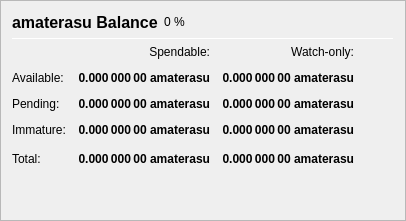
                   <widget class="QFrame" name="frame_Balances">
                    <property name="frameShape">
                     <enum>QFrame::StyledPanel</enum>
                    </property>
                    <property name="frameShadow">
                     <enum>QFrame::Raised</enum>
                    </property>
                    <layout class="QVBoxLayout" name="verticalLayout_4">
                     <item>
                      <layout class="QHBoxLayout" name="horizontalLayout_4">
                       <item>
                        <widget class="QLabel" name="label_5">
                         <property name="minimumSize">
                          <size>
                           <width>0</width>
                           <height>20</height>
                          </size>
                         </property>
                         <property name="font">
                          <font>
                           <pointsize>12</pointsize>
                           <weight>75</weight>
                           <bold>true</bold>
                          </font>
                         </property>
                         <property name="text">
                          <string>amaterasu Balance</string>
                         </property>
                        </widget>
                       </item>
                       <item>
                        <widget class="QLabel" name="labelECAPercent">
                         <property name="text">
                          <string notr="true">0 %</string>
                         </property>
                        </widget>
                       </item>
                       <item>
                        <spacer name="horizontalSpacer_3">
                         <property name="orientation">
                          <enum>Qt::Horizontal</enum>
                         </property>
                         <property name="sizeHint" stdset="0">
                          <size>
                           <width>40</width>
                           <height>20</height>
                          </size>
                         </property>
                        </spacer>
                       </item>
                      </layout>
                     </item>
                     <item>
                      <widget class="Line" name="line_Balance">
                       <property name="minimumSize">
                        <size>
                         <width>0</width>
                         <height>1</height>
                        </size>
                       </property>
                       <property name="maximumSize">
                        <size>
                         <width>16777215</width>
                         <height>1</height>
                        </size>
                       </property>
                       <property name="orientation">
                        <enum>Qt::Horizontal</enum>
                       </property>
                      </widget>
                     </item>
                     <item>
                      <layout class="QGridLayout" name="gridLayout">
                       <property name="spacing">
                        <number>12</number>
                       </property>
                       <item row="0" column="1">
                        <widget class="QLabel" name="labelSpendable">
                         <property name="text">
                          <string>Spendable:</string>
                         </property>
                         <property name="alignment">
                          <set>Qt::AlignRight|Qt::AlignTrailing|Qt::AlignVCenter</set>
                         </property>
                        </widget>
                       </item>
                       <item row="0" column="2">
                        <widget class="QLabel" name="labelWatchonly">
                         <property name="text">
                          <string>Watch-only:</string>
                         </property>
                         <property name="alignment">
                          <set>Qt::AlignRight|Qt::AlignTrailing|Qt::AlignVCenter</set>
                         </property>
                        </widget>
                       </item>
                       <item row="1" column="0">
                        <widget class="QLabel" name="labelBalanceText">
                         <property name="text">
                          <string>Available:</string>
                         </property>
                        </widget>
                       </item>
                       <item row="1" column="1">
                        <widget class="QLabel" name="labelBalance">
                         <property name="font">
                          <font>
                           <weight>75</weight>
                           <bold>true</bold>
                          </font>
                         </property>
                         <property name="cursor">
                          <cursorShape>IBeamCursor</cursorShape>
                         </property>
                         <property name="toolTip">
                          <string>Your current spendable balance</string>
                         </property>
                         <property name="text">
                          <string notr="true">0.000 000 00 amaterasu</string>
                         </property>
                         <property name="alignment">
                          <set>Qt::AlignRight|Qt::AlignTrailing|Qt::AlignVCenter</set>
                         </property>
                         <property name="textInteractionFlags">
                          <set>Qt::LinksAccessibleByMouse|Qt::TextSelectableByKeyboard|Qt::TextSelectableByMouse</set>
                         </property>
                        </widget>
                       </item>
                       <item row="1" column="2">
                        <widget class="QLabel" name="labelWatchAvailable">
                         <property name="font">
                          <font>
                           <weight>75</weight>
                           <bold>true</bold>
                          </font>
                         </property>
                         <property name="cursor">
                          <cursorShape>IBeamCursor</cursorShape>
                         </property>
                         <property name="toolTip">
                          <string>Your current balance in watch-only addresses</string>
                         </property>
                         <property name="text">
                          <string notr="true">0.000 000 00 amaterasu</string>
                         </property>
                         <property name="alignment">
                          <set>Qt::AlignRight|Qt::AlignTrailing|Qt::AlignVCenter</set>
                         </property>
                         <property name="textInteractionFlags">
                          <set>Qt::LinksAccessibleByMouse|Qt::TextSelectableByKeyboard|Qt::TextSelectableByMouse</set>
                         </property>
                        </widget>
                       </item>
                       <item row="2" column="0">
                        <widget class="QLabel" name="labelPendingText">
                         <property name="text">
                          <string>Pending:</string>
                         </property>
                        </widget>
                       </item>
                       <item row="2" column="1">
                        <widget class="QLabel" name="labelUnconfirmed">
                         <property name="font">
                          <font>
                           <weight>75</weight>
                           <bold>true</bold>
                          </font>
                         </property>
                         <property name="cursor">
                          <cursorShape>IBeamCursor</cursorShape>
                         </property>
                         <property name="toolTip">
                          <string>Total of transactions that have yet to be confirmed, and do not yet count toward the spendable balance</string>
                         </property>
                         <property name="text">
                          <string notr="true">0.000 000 00 amaterasu</string>
                         </property>
                         <property name="alignment">
                          <set>Qt::AlignRight|Qt::AlignTrailing|Qt::AlignVCenter</set>
                         </property>
                         <property name="textInteractionFlags">
                          <set>Qt::LinksAccessibleByMouse|Qt::TextSelectableByKeyboard|Qt::TextSelectableByMouse</set>
                         </property>
                        </widget>
                       </item>
                       <item row="2" column="2">
                        <widget class="QLabel" name="labelWatchPending">
                         <property name="font">
                          <font>
                           <weight>75</weight>
                           <bold>true</bold>
                          </font>
                         </property>
                         <property name="cursor">
                          <cursorShape>IBeamCursor</cursorShape>
                         </property>
                         <property name="toolTip">
                          <string>Unconfirmed transactions to watch-only addresses</string>
                         </property>
                         <property name="text">
                          <string notr="true">0.000 000 00 amaterasu</string>
                         </property>
                         <property name="alignment">
                          <set>Qt::AlignRight|Qt::AlignTrailing|Qt::AlignVCenter</set>
                         </property>
                         <property name="textInteractionFlags">
                          <set>Qt::LinksAccessibleByMouse|Qt::TextSelectableByKeyboard|Qt::TextSelectableByMouse</set>
                         </property>
                        </widget>
                       </item>
                       <item row="3" column="0">
                        <widget class="QLabel" name="labelImmatureText">
                         <property name="text">
                          <string>Immature:</string>
                         </property>
                        </widget>
                       </item>
                       <item row="3" column="1">
                        <widget class="QLabel" name="labelImmature">
                         <property name="font">
                          <font>
                           <weight>75</weight>
                           <bold>true</bold>
                          </font>
                         </property>
                         <property name="cursor">
                          <cursorShape>IBeamCursor</cursorShape>
                         </property>
                         <property name="toolTip">
                          <string>Staked rewards that has not yet matured</string>
                         </property>
                         <property name="text">
                          <string notr="true">0.000 000 00 amaterasu</string>
                         </property>
                         <property name="alignment">
                          <set>Qt::AlignRight|Qt::AlignTrailing|Qt::AlignVCenter</set>
                         </property>
                         <property name="textInteractionFlags">
                          <set>Qt::LinksAccessibleByMouse|Qt::TextSelectableByKeyboard|Qt::TextSelectableByMouse</set>
                         </property>
                        </widget>
                       </item>
                       <item row="3" column="2">
                        <widget class="QLabel" name="labelWatchImmature">
                         <property name="font">
                          <font>
                           <weight>75</weight>
                           <bold>true</bold>
                          </font>
                         </property>
                         <property name="cursor">
                          <cursorShape>IBeamCursor</cursorShape>
                         </property>
                         <property name="toolTip">
                          <string>Staked or masternode rewards in watch-only addresses that has not yet matured</string>
                         </property>
                         <property name="text">
                          <string notr="true">0.000 000 00 amaterasu</string>
                         </property>
                         <property name="alignment">
                          <set>Qt::AlignRight|Qt::AlignTrailing|Qt::AlignVCenter</set>
                         </property>
                         <property name="textInteractionFlags">
                          <set>Qt::LinksAccessibleByMouse|Qt::TextSelectableByKeyboard|Qt::TextSelectableByMouse</set>
                         </property>
                        </widget>
                       </item>
                       <!--
                       <item row="4" column="0">
                        <widget class="QLabel" name="labelLockedBalanceText">
                         <property name="toolTip">
                          <string>Locked amaterasu or Masternode collaterals. These are excluded from zECA minting.</string>
                         </property>
                         <property name="text">
                          <string>Locked:</string>
                         </property>
                        </widget>
                       </item>
                       <item row="4" column="1">
                        <widget class="QLabel" name="labelLockedBalance">
                         <property name="font">
                          <font>
                           <weight>75</weight>
                           <bold>true</bold>
                          </font>
                         </property>
                         <property name="cursor">
                          <cursorShape>IBeamCursor</cursorShape>
                         </property>
                         <property name="toolTip">
                          <string>Locked amaterasu or Masternode collaterals. These are excluded from zECA minting.</string>
                         </property>
                         <property name="text">
                          <string notr="true">0.000 000 00 amaterasu</string>
                         </property>
                         <property name="alignment">
                          <set>Qt::AlignRight|Qt::AlignTrailing|Qt::AlignVCenter</set>
                         </property>
                         <property name="textInteractionFlags">
                          <set>Qt::LinksAccessibleByMouse|Qt::TextSelectableByKeyboard|Qt::TextSelectableByMouse</set>
                         </property>
                        </widget>
                       </item>
                       <item row="4" column="2">
                        <widget class="QLabel" name="labelWatchLocked">
                         <property name="font">
                          <font>
                           <weight>75</weight>
                           <bold>true</bold>
                          </font>
                         </property>
                         <property name="cursor">
                          <cursorShape>IBeamCursor</cursorShape>
                         </property>
                         <property name="toolTip">
                          <string>Current locked balance in watch-only addresses</string>
                         </property>
                         <property name="text">
                          <string notr="true">0.000 000 00 amaterasu</string>
                         </property>
                         <property name="alignment">
                          <set>Qt::AlignRight|Qt::AlignTrailing|Qt::AlignVCenter</set>
                         </property>
                         <property name="textInteractionFlags">
                          <set>Qt::LinksAccessibleByMouse|Qt::TextSelectableByKeyboard|Qt::TextSelectableByMouse</set>
                         </property>
                        </widget>
                       </item>
                       -->
                       <item row="5" column="0">
                        <widget class="QLabel" name="labelTotalText">
                         <property name="toolTip">
                          <string>Your current amaterasu balance, unconfirmed and immature transactions included</string>
                         </property>
                         <property name="text">
                          <string>Total:</string>
                         </property>
                        </widget>
                       </item>
                       <item row="5" column="1">
                        <widget class="QLabel" name="labelTotal">
                         <property name="font">
                          <font>
                           <weight>75</weight>
                           <bold>true</bold>
                          </font>
                         </property>
                         <property name="cursor">
                          <cursorShape>IBeamCursor</cursorShape>
                         </property>
                         <property name="toolTip">
                          <string>Your current amaterasu balance, unconfirmed and immature transactions included</string>
                         </property>
                         <property name="text">
                          <string notr="true">0.000 000 00 amaterasu</string>
                         </property>
                         <property name="alignment">
                          <set>Qt::AlignRight|Qt::AlignTrailing|Qt::AlignVCenter</set>
                         </property>
                         <property name="textInteractionFlags">
                          <set>Qt::LinksAccessibleByMouse|Qt::TextSelectableByKeyboard|Qt::TextSelectableByMouse</set>
                         </property>
                        </widget>
                       </item>
                       <item row="5" column="2">
                        <widget class="QLabel" name="labelWatchTotal">
                         <property name="font">
                          <font>
                           <weight>75</weight>
                           <bold>true</bold>
                          </font>
                         </property>
                         <property name="cursor">
                          <cursorShape>IBeamCursor</cursorShape>
                         </property>
                         <property name="toolTip">
                          <string>Current total balance in watch-only addresses</string>
                         </property>
                         <property name="text">
                          <string notr="true">0.000 000 00 amaterasu</string>
                         </property>
                         <property name="alignment">
                          <set>Qt::AlignRight|Qt::AlignTrailing|Qt::AlignVCenter</set>
                         </property>
                         <property name="textInteractionFlags">
                          <set>Qt::LinksAccessibleByMouse|Qt::TextSelectableByKeyboard|Qt::TextSelectableByMouse</set>
                         </property>
                        </widget>
                       </item>
                       <item row="5" column="3">
                        <spacer name="horizontalSpacer_9">
                         <property name="orientation">
                          <enum>Qt::Horizontal</enum>
                         </property>
                         <property name="sizeHint" stdset="0">
                          <size>
                           <width>40</width>
                           <height>20</height>
                          </size>
                         </property>
                        </spacer>
                       </item>
                      </layout>
                     </item>
                     <item>
                      <spacer name="verticalSpacer_3">
                       <property name="orientation">
                        <enum>Qt::Vertical</enum>
                       </property>
                       <property name="sizeHint" stdset="0">
                        <size>
                         <width>20</width>
                         <height>40</height>
                        </size>
                       </property>
                      </spacer>
                     </item>
                    </layout>
                   </widget>
